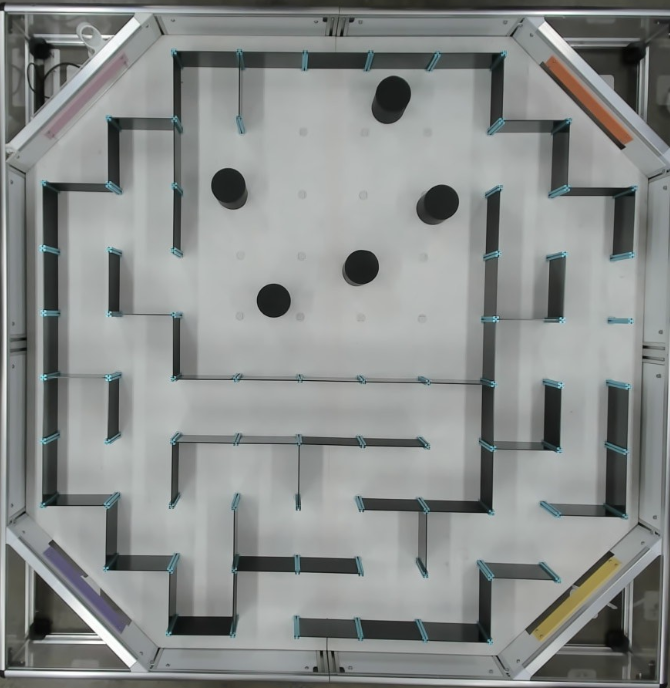
#> input picture mazemapping/friday_maze3.png, 670 x 688 px
$ jupyter execute --allow-errors maze_mapping_task1.ipynb
#> lines starting #> are read from the running program, lines starting #| are printed output that depends on the picture; after the words box and inside, x2 and y2 are one past the last pixel; in counts of white or black regions, pixels touching at a corner belong together
### mazemapping/clip_grid.py
"""Infer a perspective-aware maze grid from the cyan wall clips.

The clips lie on the boundaries of the maze cells.  Their detected centres
are clustered into row/column boundary indices and a homography is fitted
from logical grid coordinates to image pixels.  Node positions are then the
projected centres between adjacent boundary lines.

This module does not alter or warp the source image.
"""

from __future__ import annotations

import argparse
import json
from pathlib import Path
from typing import List, NamedTuple, Sequence, Tuple

import cv2
import numpy as np


Point = Tuple[int, int]


class ClipComponent(NamedTuple):
    x: float
    y: float
    area: int


class ClipGridResult(NamedTuple):
    """Result of detecting clips and fitting the logical maze grid."""

    clip_centres: np.ndarray
    node_positions: List[Point]
    homography: np.ndarray
    inlier_count: int
    median_fit_error: float


# OpenCV HSV hue spans 0 to 179.  These defaults cover the cyan clips in the
# supplied maze photographs while excluding the orange/purple corner strips.
DEFAULT_HUE_MIN = 82
DEFAULT_HUE_MAX = 108
DEFAULT_SATURATION_MIN = 30
DEFAULT_VALUE_MIN = 40

DEFAULT_MIN_COMPONENT_AREA = 100
DEFAULT_MAX_COMPONENT_AREA = 1000
DEFAULT_MAX_COMPONENT_SIZE = 60
DEFAULT_MERGE_DISTANCE = 16.0
DEFAULT_RANSAC_THRESHOLD = 5.0


def detect_cyan_clip_components(
    image: np.ndarray,
    hue_min: int = DEFAULT_HUE_MIN,
    hue_max: int = DEFAULT_HUE_MAX,
    saturation_min: int = DEFAULT_SATURATION_MIN,
    value_min: int = DEFAULT_VALUE_MIN,
    minimum_area: int = DEFAULT_MIN_COMPONENT_AREA,
    maximum_area: int = DEFAULT_MAX_COMPONENT_AREA,
    maximum_component_size: int = DEFAULT_MAX_COMPONENT_SIZE,
) -> List[ClipComponent]:
    """Detect small cyan connected components that look like wall clips."""
    if image is None or image.size == 0:
        raise ValueError("The supplied image is empty.")

    hsv = cv2.cvtColor(image, cv2.COLOR_BGR2HSV)
    cyan_mask = cv2.inRange(
        hsv,
        (hue_min, saturation_min, value_min),
        (hue_max, 255, 255),
    )
    cyan_mask = cv2.morphologyEx(
        cyan_mask,
        cv2.MORPH_CLOSE,
        np.ones((3, 3), dtype=np.uint8),
        iterations=1,
    )

    component_count, _, statistics, centroids = (
        cv2.connectedComponentsWithStats(cyan_mask, connectivity=8)
    )

    components: List[ClipComponent] = []
    for component_id in range(1, component_count):
        width = int(statistics[component_id, cv2.CC_STAT_WIDTH])
        height = int(statistics[component_id, cv2.CC_STAT_HEIGHT])
        area = int(statistics[component_id, cv2.CC_STAT_AREA])

        if not minimum_area <= area <= maximum_area:
            continue
        if width < 2 or height < 2:
            continue
        if width > maximum_component_size or height > maximum_component_size:
            continue

        components.append(
            ClipComponent(
                x=float(centroids[component_id, 0]),
                y=float(centroids[component_id, 1]),
                area=area,
            )
        )

    return components


def merge_nearby_components(
    components: Sequence[ClipComponent],
    merge_distance: float = DEFAULT_MERGE_DISTANCE,
) -> np.ndarray:
    """Merge fragments belonging to the same physical clip."""
    if merge_distance <= 0:
        raise ValueError("Clip merge distance must be greater than zero.")
    if not components:
        return np.empty((0, 2), dtype=np.float32)

    coordinates = np.asarray(
        [(component.x, component.y) for component in components],
        dtype=np.float32,
    )
    areas = np.asarray(
        [component.area for component in components],
        dtype=np.float32,
    )

    visited = set()
    groups: List[List[int]] = []

    for start_index in range(len(components)):
        if start_index in visited:
            continue

        stack = [start_index]
        visited.add(start_index)
        group: List[int] = []

        while stack:
            current_index = stack.pop()
            group.append(current_index)
            distances = np.linalg.norm(
                coordinates - coordinates[current_index],
                axis=1,
            )

            for neighbour_index in np.flatnonzero(
                distances < merge_distance
            ):
                neighbour = int(neighbour_index)
                if neighbour not in visited:
                    visited.add(neighbour)
                    stack.append(neighbour)

        groups.append(group)

    merged_centres = []
    for group in groups:
        group_coordinates = coordinates[group]
        group_areas = areas[group]
        weighted_centre = np.average(
            group_coordinates,
            axis=0,
            weights=group_areas,
        )
        merged_centres.append(weighted_centre)

    return np.asarray(merged_centres, dtype=np.float32)


def cluster_axis(values: np.ndarray, cluster_count: int) -> np.ndarray:
    """Assign 1-D values to ordered grid-boundary clusters."""
    if len(values) < cluster_count:
        raise RuntimeError(
            "Detected only {} clips, but {} grid-boundary levels are needed."
            .format(len(values), cluster_count)
        )

    data = values.reshape(-1, 1).astype(np.float32)
    criteria = (
        cv2.TERM_CRITERIA_EPS + cv2.TERM_CRITERIA_MAX_ITER,
        100,
        0.01,
    )

    cv2.setRNGSeed(3100)
    _, labels, centres = cv2.kmeans(
        data,
        cluster_count,
        None,
        criteria,
        30,
        cv2.KMEANS_PP_CENTERS,
    )

    sorted_cluster_ids = np.argsort(centres[:, 0])
    ordered_id_by_cluster = np.empty(cluster_count, dtype=np.int32)
    ordered_id_by_cluster[sorted_cluster_ids] = np.arange(cluster_count)
    return ordered_id_by_cluster[labels[:, 0]]


def combine_duplicate_grid_observations(
    logical_points: np.ndarray,
    image_points: np.ndarray,
) -> Tuple[np.ndarray, np.ndarray]:
    """Average multiple fragments assigned to one logical intersection."""
    grouped = {}
    for logical_point, image_point in zip(logical_points, image_points):
        key = (int(logical_point[0]), int(logical_point[1]))
        grouped.setdefault(key, []).append(image_point)

    unique_logical = []
    averaged_image = []
    for key, observations in grouped.items():
        unique_logical.append(key)
        averaged_image.append(np.mean(observations, axis=0))

    return (
        np.asarray(unique_logical, dtype=np.float32),
        np.asarray(averaged_image, dtype=np.float32),
    )


def project_points(
    logical_points: np.ndarray,
    homography: np.ndarray,
) -> np.ndarray:
    """Project logical grid coordinates into image pixels."""
    points = np.asarray(logical_points, dtype=np.float32).reshape(-1, 1, 2)
    return cv2.perspectiveTransform(points, homography)[:, 0, :]


def infer_clip_grid(
    image: np.ndarray,
    rows: int = 9,
    columns: int = 9,
    hue_min: int = DEFAULT_HUE_MIN,
    hue_max: int = DEFAULT_HUE_MAX,
    saturation_min: int = DEFAULT_SATURATION_MIN,
    value_min: int = DEFAULT_VALUE_MIN,
    merge_distance: float = DEFAULT_MERGE_DISTANCE,
    ransac_threshold: float = DEFAULT_RANSAC_THRESHOLD,
    excluded_logical_regions: Sequence[Tuple[int, int, int, int]] = (),
) -> ClipGridResult:
    """Detect cyan clips and return perspective-aware cell-centre nodes.

    ``excluded_logical_regions`` contains ``(top, left, height, width)``
    rectangles. Clip observations strictly inside those rectangles are left
    out of the homography fit, while observations on their perimeter remain
    available. This lets Task 4.2 infer its normal-maze grid from the cyan
    clips surrounding the continuous white-space region without treating that
    region as a regular maze grid.
    """
    if rows < 2 or columns < 2:
        raise ValueError("Rows and columns must both be at least two.")

    components = detect_cyan_clip_components(
        image=image,
        hue_min=hue_min,
        hue_max=hue_max,
        saturation_min=saturation_min,
        value_min=value_min,
    )
    clip_centres = merge_nearby_components(
        components,
        merge_distance=merge_distance,
    )

    minimum_observations = max(rows + 1, columns + 1) * 2
    if len(clip_centres) < minimum_observations:
        raise RuntimeError(
            "Only {} cyan clips were detected; at least {} are needed to fit "
            "the grid reliably. Adjust the HSV thresholds or use the fixed "
            "grid instead."
            .format(len(clip_centres), minimum_observations)
        )

    column_indices = cluster_axis(clip_centres[:, 0], columns + 1)
    row_indices = cluster_axis(clip_centres[:, 1], rows + 1)

    logical_observations = np.column_stack(
        (column_indices, row_indices)
    ).astype(np.float32)
    logical_observations, image_observations = (
        combine_duplicate_grid_observations(
            logical_observations,
            clip_centres,
        )
    )

    if excluded_logical_regions:
        keep = np.ones(len(logical_observations), dtype=bool)
        for top, left, region_height, region_width in excluded_logical_regions:
            if region_height <= 0 or region_width <= 0:
                raise ValueError("Excluded logical regions must have positive sizes.")
            bottom = top + region_height
            right = left + region_width
            columns_in_region = (
                (logical_observations[:, 0] > left)
                & (logical_observations[:, 0] < right)
            )
            rows_in_region = (
                (logical_observations[:, 1] > top)
                & (logical_observations[:, 1] < bottom)
            )
            keep &= ~(columns_in_region & rows_in_region)
        logical_observations = logical_observations[keep]
        image_observations = image_observations[keep]

    if len(logical_observations) < minimum_observations:
        raise RuntimeError(
            "Only {} clip observations remain outside the excluded regions; "
            "at least {} are required."
            .format(len(logical_observations), minimum_observations)
        )

    homography, inlier_mask = cv2.findHomography(
        logical_observations,
        image_observations,
        method=cv2.RANSAC,
        ransacReprojThreshold=ransac_threshold,
        maxIters=5000,
        confidence=0.999,
    )
    if homography is None or inlier_mask is None:
        raise RuntimeError("The cyan clip detections could not form a grid.")

    inliers = inlier_mask[:, 0] > 0
    inlier_count = int(np.count_nonzero(inliers))
    if inlier_count < minimum_observations:
        raise RuntimeError(
            "Only {} clip observations agree with the fitted grid; at least "
            "{} are required."
            .format(inlier_count, minimum_observations)
        )

    fitted_observations = project_points(
        logical_observations,
        homography,
    )
    fit_errors = np.linalg.norm(
        fitted_observations - image_observations,
        axis=1,
    )
    median_fit_error = float(np.median(fit_errors[inliers]))

    logical_nodes = np.asarray(
        [
            (column + 0.5, row + 0.5)
            for row in range(rows)
            for column in range(columns)
        ],
        dtype=np.float32,
    )
    projected_nodes = project_points(logical_nodes, homography)
    node_positions = [
        (int(round(float(x))), int(round(float(y))))
        for x, y in projected_nodes
    ]

    return ClipGridResult(
        clip_centres=clip_centres,
        node_positions=node_positions,
        homography=homography,
        inlier_count=inlier_count,
        median_fit_error=median_fit_error,
    )


# [153 lines left out: functions draw_clip_grid, parse_arguments, main, not called in this run]


# [2 lines that do not run on import are left out]

### mazemapping/maze_mapping_task1.ipynb
# Task 1 — Maze Mapping and Dijkstra Path Planning

This notebook is only an interface over the existing Python modules. It does not reimplement or change the masking, clip-grid, graph, Dijkstra, or L/F/R logic.

Run the cells from top to bottom. Change only the values in the **Configuration** cell for a different image, start node, or goal node.

[cell 1]
from pathlib import Path
import sys

import cv2
import matplotlib.pyplot as plt

# Work whether Jupyter was started in the repository root or mazemapping/.
WORKING_DIRECTORY = Path.cwd()
MAZE_DIRECTORY = (
    WORKING_DIRECTORY
    if (WORKING_DIRECTORY / 'mask_maze.py').is_file()
    else WORKING_DIRECTORY / 'mazemapping'
)
if not (MAZE_DIRECTORY / 'mask_maze.py').is_file():
    raise FileNotFoundError('Open this notebook from the repository root or mazemapping folder.')

sys.path.insert(0, str(MAZE_DIRECTORY))

from clip_grid import infer_clip_grid
#> (the rest of this cell did not finish here and is left out)

## Image and grid configuration

Choose the image and grid method first. After the numbered grid is displayed below, choose the start and goal nodes in the separate route cell. `GRID_FROM_CLIPS = False` restores the original fixed-inset grid.

[cell 2]
IMAGE_NAME = 'friday_maze3.png'
# [6 lines of commented-out code are left out]


ROWS = 9
COLUMNS = 9
GRID_FROM_CLIPS = True
INSET_X = 0.08       # used only when GRID_FROM_CLIPS is False
INSET_Y = 0.08       # used only when GRID_FROM_CLIPS is False
CLEARANCE_PIXELS = 0
EDGE_CHECK_THICKNESS = 3
SHOW_NODE_LABELS = True

IMAGE_PATH = MAZE_DIRECTORY / IMAGE_NAME
print(f'Image: {IMAGE_PATH}')

## Load the image and create the existing planning mask

[cell 3]
if not IMAGE_PATH.is_file():
    raise FileNotFoundError(f'Maze image not found: {IMAGE_PATH}')

original_image = cv2.imread(str(IMAGE_PATH), cv2.IMREAD_COLOR)
#> original_image is the input picture: shape (688, 670, 3); mean B, G, R 139.2, 140.7, 137.4
if original_image is None:
    raise ValueError(f'OpenCV could not read: {IMAGE_PATH}')

#> (the rest of this cell did not finish here and is left out)

## Generate nodes using the selected existing method

#> (a cell that did not finish here is left out)

#> in detect_cyan_clip_components, `cyan_mask = cv2.inRange( hsv, (hue_min, saturation_min, value_min), (h..`:
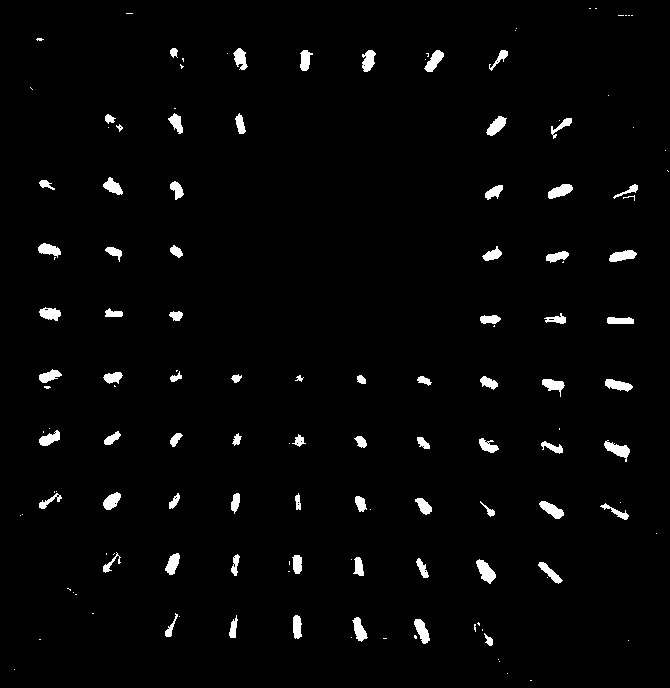
#> cyan_mask: shape (688, 670); 2.3% white; 139 white regions (65 under 20 px), largest, box (x1, y1, x2, y2) and area: (476, 559, 496, 584) 272, (604, 440, 630, 462) 256, (539, 501, 564, 519) 234
#> in detect_cyan_clip_components, `component_count, _, statistics, centroids = ( cv2.connectedComponentsW..`: component_count = 125; statistics = 125 rows, first 6: [0, 0, 670, 688, 449879], [589, 8, 2, 1, 2], [595, 8, 2, 1, 2], [126, 13, 7, 1, 7], [618, 15, 15, 1, 15], [516, 28, 1, 1, 1]; centroids = 125 pairs, first value 14 to 668, second value 8 to 680
#> the loop in detect_cyan_clip_components, `for component_id in range(1, component_count):` made 124 passes
#> (width, height, area) on passes 8, 9, 10, 11, 12, 13, 22, 23: (8, 10, 59), (15, 22, 213), (13, 21, 183), (14, 22, 220), (20, 22, 227), (19, 21, 132), (15, 21, 175), (11, 21, 138)
#> after the loop in detect_cyan_clip_components, `for component_id in range(1, component_count):`: components = 59 items, first 6: (240, 58.69, 213), (304.9, 59.78, 183), (367.9, 60.2, 220), (433.8, 60.53, 227), (498.9, 58.47, 132), (176.1, 122.7, 175)
#> in merge_nearby_components, `coordinates = np.asarray( [(component.x, component.y) for component in..`: coordinates = 59 pairs, first value 49 to 628, second value 58.47 to 630.5
#> in merge_nearby_components, `areas = np.asarray( [component.area for component in components], dtyp..`: areas = 59 values, max 274 at index 52, min 100 at index 22, mean 167
#> the loop in merge_nearby_components, `for start_index in range(len(components)):` made 59 passes
#> after the loop in merge_nearby_components, `for start_index in range(len(components)):`: groups = 59 items, first 6: [0], [1], [2], [3], [4], [5]; visited = 59 items
#> the loop in merge_nearby_components, `for group in groups:` made 59 passes
#> (group, group_areas, weighted_centre) on passes 1 to 8: ([0], [213], [240, 58.69]), ([1], [183], [304.9, 59.78]), ([2], [220], [368, 60.2]), ([3], [227], [433.8, 60.53]), ([4], [132], [498.9, 58.47]), ([5], [175], [176.1, 122.7]), ([6], [138], [239.9, 123.9]), ([7], [224], [496.1, 125.5])
#> after the loop in merge_nearby_components, `for group in groups:`: merged_centres has the same summary as coordinates
#> in infer_clip_grid, `clip_centres = merge_nearby_components( components, merge_distance=mer..`: clip_centres has the same summary as coordinates in merge_nearby_components
#> in cluster_axis, `data = values.reshape(-1, 1).astype(np.float32)`: data = 59 values, max 628 at index 13, min 49 at index 14, mean 345.1
#> in cluster_axis, `_, labels, centres = cv2.kmeans( data, cluster_count, None, criteria, ..`: labels = 59 values, max 9 at index 1, min 0 at index 13, mean 4.1; centres = [620.1, 174.7, 491.5, 361.2, 49.39, 554.9, 112.3, 236.6, 424.7, 299.5]
#> in cluster_axis, `sorted_cluster_ids = np.argsort(centres[:, 0])`: sorted_cluster_ids = [4, 6, 1, 7, 9, 3, 8, 2, 5, 0]
#> in infer_clip_grid, `column_indices = cluster_axis(clip_centres[:, 0], columns + 1)`: column_indices = 59 values, max 9 at index 13, min 0 at index 14, mean 4.69
#> in infer_clip_grid, `row_indices = cluster_axis(clip_centres[:, 1], rows + 1)`: row_indices = 59 values from 0 to 9
#> in infer_clip_grid, `logical_observations = np.column_stack( (column_indices, row_indices) ..`: logical_observations = 59 pairs, first value 0 to 9, second value 0 to 9
#> the loop in combine_duplicate_grid_observations, `for logical_point, image_point in zip(logical_points, image_points):` made 59 passes
#> (image_point, key) on passes 1 to 8: ([240, 58.69], (3, 0)), ([304.9, 59.78], (4, 0)), ([368, 60.2], (5, 0)), ([433.8, 60.53], (6, 0)), ([498.9, 58.47], (7, 0)), ([176.1, 122.7], (2, 1)), ([239.9, 123.9], (3, 1)), ([496.1, 125.5], (7, 1))
#> after the loop in combine_duplicate_grid_observations, `for logical_point, image_point in zip(logical_points, image_points):`: grouped = 59 items
#> the loop in combine_duplicate_grid_observations, `for key, observations in grouped.items():` made 59 passes
#> (key, observations) on passes 1 to 8: ((3, 0), [[240, 58.69]]), ((4, 0), [[304.9, 59.78]]), ((5, 0), [[368, 60.2]]), ((6, 0), [[433.8, 60.53]]), ((7, 0), [[498.9, 58.47]]), ((2, 1), [[176.1, 122.7]]), ((3, 1), [[239.9, 123.9]]), ((7, 1), [[496.1, 125.5]])
#> after the loop in combine_duplicate_grid_observations, `for key, observations in grouped.items():`: averaged_image has the same summary as coordinates in merge_nearby_components; unique_logical = 59 pairs, first value 0 to 9, second value 0 to 9
#> in infer_clip_grid, `logical_observations, image_observations = ( combine_duplicate_grid_ob..`: image_observations has the same summary as coordinates in merge_nearby_components
#> in infer_clip_grid, `homography, inlier_mask = cv2.findHomography( logical_observations, im..`: homography = [[62.76, 0.00459, 50.69], [0.122, 64.57, 58.63], [-0.00221, 0.0032, 1]]; inlier_mask = 59 values from 1 to 1
#> in infer_clip_grid, `inlier_count = int(np.count_nonzero(inliers))`: inlier_count = 59
#> in project_points, `points = np.asarray(logical_points, dtype=np.float32).reshape(-1, 1, 2)`: points = 59 rows, first 8: [3, 0], [4, 0], [5, 0], [6, 0], [7, 0], [2, 1], [3, 1], [7, 1]
#> in infer_clip_grid, `fitted_observations = project_points( logical_observations, homography..`: fitted_observations = 59 pairs, first value 49.61 to 623.9, second value 59.39 to 630.7
#> in infer_clip_grid, `fit_errors = np.linalg.norm( fitted_observations - image_observations,..`: fit_errors = 59 values, max 4.17 at index 13, min 0.0817 at index 7, mean 1.16
#> in infer_clip_grid, `median_fit_error = float(np.median(fit_errors[inliers]))`: median_fit_error = 0.9
#> in infer_clip_grid, `logical_nodes = np.asarray( [ (column + 0.5, row + 0.5) for row in ran..`: logical_nodes = 81 pairs, first value 0.5 to 8.5, second value 0.5 to 8.5
#> in project_points (call 2), `points = np.asarray(logical_points, dtype=np.float32).reshape(-1, 1, 2)`: points = 81 rows, first 8: [0.5, 0.5], [1.5, 0.5], [2.5, 0.5], [3.5, 0.5], [4.5, 0.5], [5.5, 0.5], [6.5, 0.5], [7.5, 0.5]
#> in infer_clip_grid, `projected_nodes = project_points(logical_nodes, homography)`: projected_nodes = 81 pairs, first value 80.02 to 594.4, second value 90.93 to 603.4
#> in infer_clip_grid, `node_positions = [ (int(round(float(x))), int(round(float(y)))) for x,..`: node_positions = 81 pairs, first value 80 to 594, second value 91 to 603
#> `clip_grid_result = infer_clip_grid( image=original_image, rows=ROWS, c..`: clip_grid_result = 5 point arrays, longest 81 points
    nodes = generate_nodes_from_positions(
        planning_map=safe_planning_map,
        board_mask=board_mask,
        rows=ROWS,
        columns=COLUMNS,
        positions=clip_grid_result.node_positions,
    )
    print(
        f'Clip grid: {len(clip_grid_result.clip_centres)} detections, '
        f'{clip_grid_result.inlier_count} inliers, '
        f'{clip_grid_result.median_fit_error:.2f}px median error'
    )
else:
    clip_grid_result = None
    nodes = generate_fixed_grid_nodes(
        planning_map=safe_planning_map,
        board_mask=board_mask,
        rows=ROWS,
        columns=COLUMNS,
        inset_x_fraction=INSET_X,
        inset_y_fraction=INSET_Y,
    )
    print(f'Fixed grid: inset-x={INSET_X}, inset-y={INSET_Y}')

blocked_node_ids = [node.node_id for node in nodes if node.blocked]
print(f'Blocked node IDs: {blocked_node_ids}')

## View the numbered grid before choosing start and goal

Use this image to choose node IDs. Green nodes are free and red nodes are blocked. The thin grid lines are candidate neighbour connections only; wall collision checking happens afterward.

#> (a cell that did not finish here is left out)

## Select the route

After viewing the grid above, enter the desired start and goal node IDs here.

[cell 6]
START_NODE = 2
GOAL_NODE = 79
INITIAL_HEADING = 'up'  # up, right, down, or left

print(f'Requested route: {START_NODE} -> {GOAL_NODE}')
print(f'Initial heading: {INITIAL_HEADING}')

## Build the existing graph and run Dijkstra

#> (a cell that did not finish here is left out)

## Display the graph and shortest path

#> (a cell that did not finish here is left out)

## Convert the path to the existing L/F/R commands

#> (a cell that did not finish here is left out)

## Optional diagnostics for one node

Change `NODE_TO_INSPECT` to see whether a node is blocked or isolated and list its graph neighbours.

[cell 10]
NODE_TO_INSPECT = GOAL_NODE
#> (the rest of this cell did not finish here and is left out)
